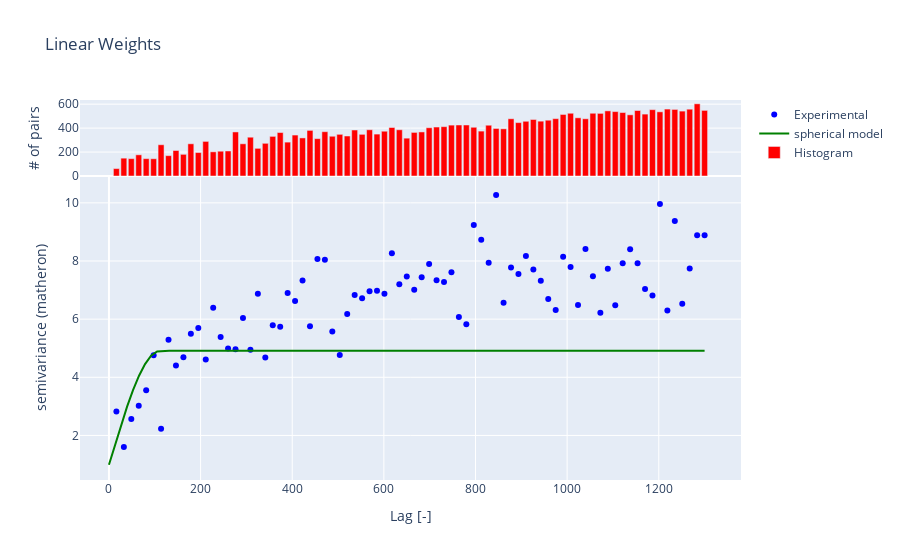
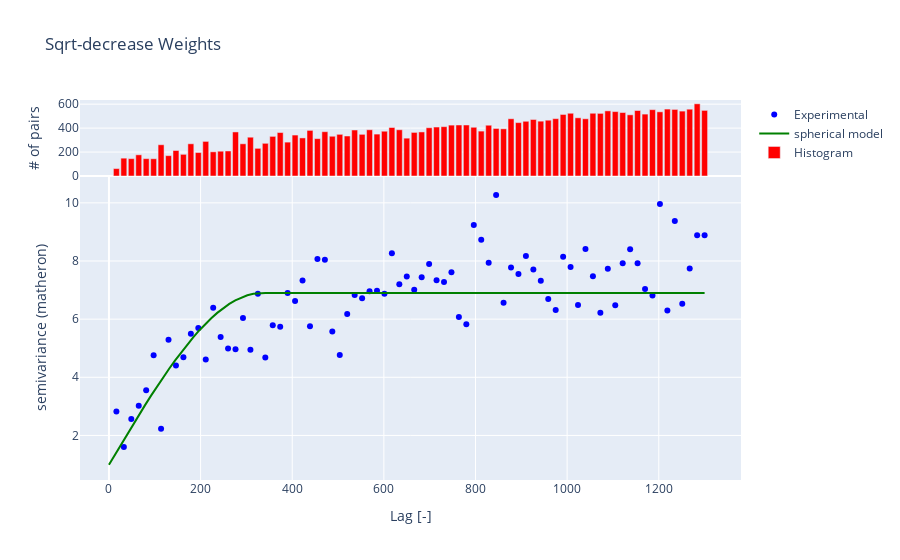

Notebook source saved alongside these figures, in order:
### Markdown cell above
`scikit-gstat` also has a powerful fitting parameterization. You can switch between a still growing set of fitting algorithms, and apply different weighing functions. These can be used to put more weight on shorter lag bins. This can be helpful in cases where outliers at larger distances than the effective range influence the sill. Remember, that a good fit of the theoretical variogram will have a higher impact on the Kriging quality, than on large lags. 
With `fit_sigma` you can either pass weights, or the name of a weighing function. With `'linear'` the weights of each lag bin will decrease linearly.

### Code cell
V.fit_sigma = 'linear'
fig1 = V.plot(show=False)
fig1.update_layout(title='Linear Weights')

V.fit_sigma = 'sqrt'
fig2 = V.plot(show=False)
fig2.update_layout(title='Sqrt-decrease Weights')

fig1.show()
fig2.show()
